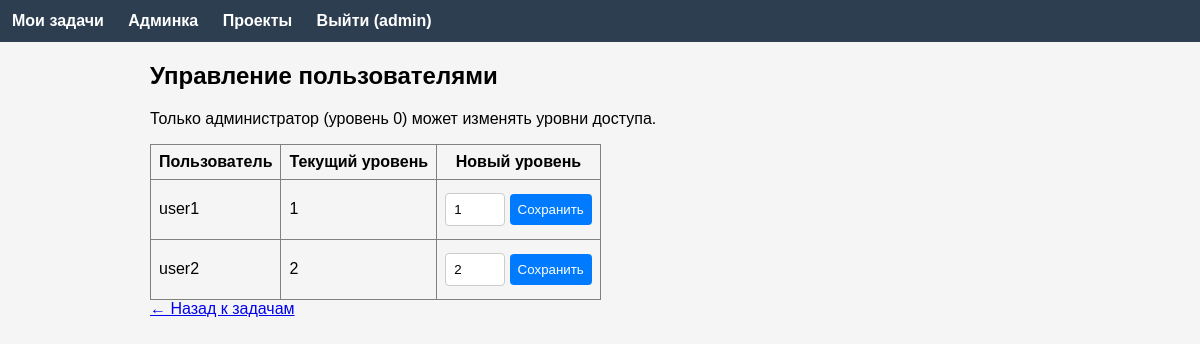
The app's page /admin (signed in), older data.
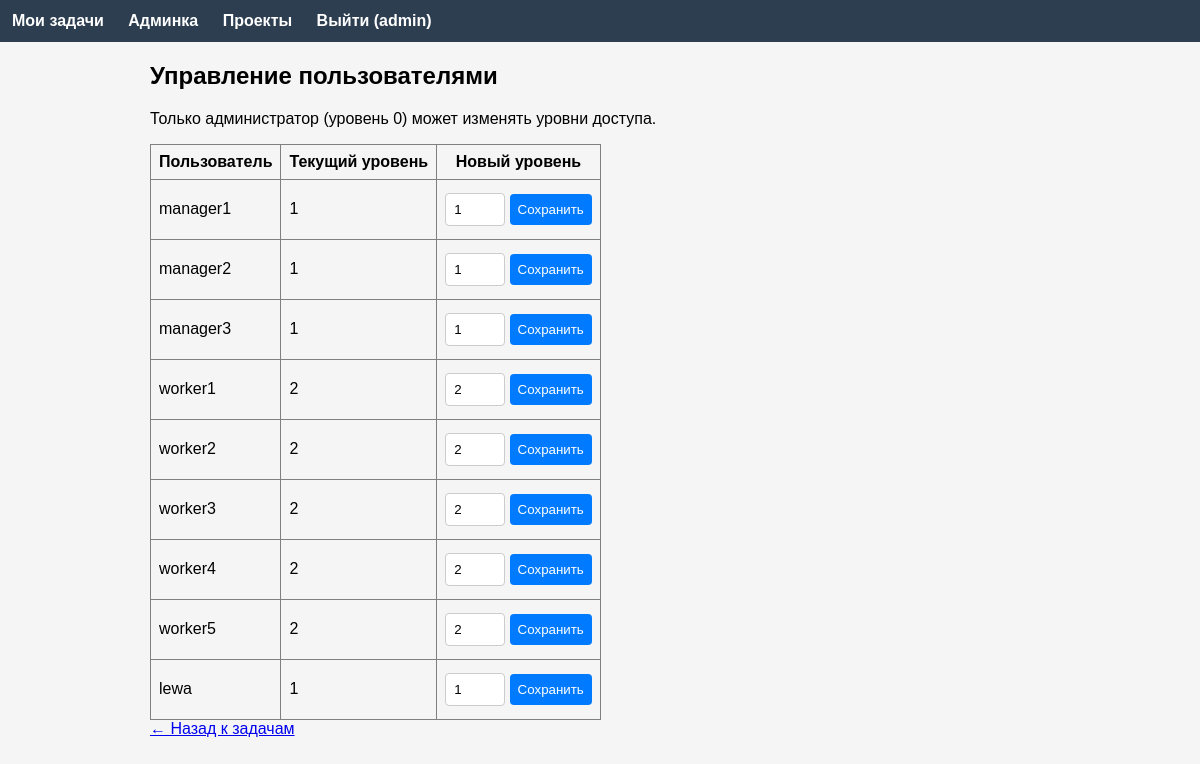
The same page, newer data.
### app/models.py (models this page shows, shortened)
class User(UserMixin, db.Model):
    id = db.Column(db.Integer, primary_key=True)
    username = db.Column(db.String(64), index=True, unique=True, nullable=False)
    password_hash = db.Column(db.String(128), nullable=False)
    access_level = db.Column(db.Integer, default=1, nullable=False)
    authored_tasks = db.relationship('Task', back_populates='author', lazy='dynamic')
    assigned_tasks = db.relationship('Task', secondary=task_assignees, back_populates='assignees')
    comments = db.relationship('Comment', back_populates='author', lazy='dynamic')
    authored_projects = db.relationship('Project', back_populates='author', lazy='dynamic')
    def is_admin(self):
        return self.access_level == 0

### app/main/routes.py (the view)
@main.route('/admin')
@login_required
def admin():
    if not current_user.is_admin():
        flash('Доступ запрещён')
        return redirect(url_for('main.tasks'))
    users = User.query.filter(User.id != current_user.id).all()
    return render_template('admin.html', users=users)

### app/__init__.py (called while the page is built)
def create_app():
    app = Flask(__name__)
    app.config['SECRET_KEY'] = os.environ.get('SECRET_KEY', 'dev-secret-key')
    app.config['SQLALCHEMY_DATABASE_URI'] = 'sqlite:///task_manager.db'
    app.config['SQLALCHEMY_TRACK_MODIFICATIONS'] = False
    db.init_app(app)
    login_manager.init_app(app)
    login_manager.login_view = 'auth.login'
    from .models import User
    @login_manager.user_loader
    def load_user(user_id):
        return User.query.get(int(user_id))
    from .auth import auth as auth_blueprint
    app.register_blueprint(auth_blueprint)
    from .main import main as main_blueprint
    app.register_blueprint(main_blueprint)
    from .api import api as api_blueprint
    app.register_blueprint(api_blueprint, url_prefix='/api')
    return app

### app/templates/admin.html
{% extends "base.html" %}
{% block content %}
<h2>Управление пользователями</h2>
<p>Только администратор (уровень 0) может изменять уровни доступа.</p>
<table border="1" cellpadding="8" style="border-collapse:collapse; margin-top:15px;">
    <thead>
        <tr>
            <th>Пользователь</th>
            <th>Текущий уровень</th>
            <th>Новый уровень</th>
        </tr>
    </thead>
    <tbody>
        {% for user in users %}
        <tr>
            <td>{{ user.username }}</td>
            <td>{{ user.access_level }}</td>
            <td>
                <form method="post" action="{{ url_for('main.set_user_access_level', user_id=user.id) }}" style="display:inline;">
                    <input type="number" name="level" value="{{ user.access_level }}" min="0" style="width:60px;">
                    <button type="submit">Сохранить</button>
                </form>
            </td>
        </tr>
        {% endfor %}
    </tbody>
</table>
<a href="{{ url_for('main.tasks') }}">← Назад к задачам</a>
{% endblock %}

Row changes from the older to the newer data that the page shows:
changed User: username "user1" → "manager1"
changed User: username "user2" → "manager2"; access_level "2" → "1"; level "2" → "1"
added User: username "manager3", access_level "1", level "1"
added User: username "worker1", access_level "2", level "2"
added User: username "worker2", access_level "2", level "2"
added User: username "worker3", access_level "2", level "2"
added User: username "worker4", access_level "2", level "2"
added User: username "worker5", access_level "2", level "2"
added User: username "lewa", access_level "1", level "1"
